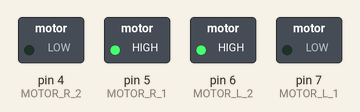
Simulated run of this sketch. Board: Arduino Uno, built with avr-gcc and run on an emulated ATmega328P. Shown: switched loads named in the sketch (green lamp = pin HIGH). What the sketch prints to the serial monitor is not drawn.

Above: at 0.1 s.
Timing chart, 0 to 1.6 s (numbered marks = the images above):
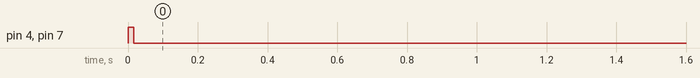

The sketch:

testLazer.ino
```cpp
#include <SoftwareSerial.h>

#define MOTOR_L_1 7
#define MOTOR_L_2 6
#define MOTOR_R_1 5
#define MOTOR_R_2 4

SoftwareSerial BTserial(10, 11); // RX | TX

const long baudRate = 9600;
char c=' ';
boolean NL = true;


uint16_t maxspeed = 255;
String message = "";


void setup()
{

  pinMode(MOTOR_L_1, OUTPUT);
  pinMode(MOTOR_L_2, OUTPUT);
  pinMode(MOTOR_R_1, OUTPUT);
  pinMode(MOTOR_R_2, OUTPUT);

  digitalWrite(MOTOR_L_1, HIGH);
  digitalWrite(MOTOR_L_2, HIGH);
  digitalWrite(MOTOR_R_1, HIGH);
  digitalWrite(MOTOR_R_2, HIGH);

    Serial.begin(9600);
    Serial.print("Sketch:   ");   Serial.println(__FILE__);
    Serial.print("Uploaded: ");   Serial.println(__DATE__);
    Serial.println(" ");

    BTserial.begin(baudRate);
    Serial.print("BTserial started at "); Serial.println(baudRate);
    Serial.println(" ");
}

void loop()
{
set_motor(255,255);


}
void set_motor(int speedB, int speedA) {
  // speedA = -speedA;
  if (speedA > 0){
    speedA = constrain(speedA, 0, maxspeed);
    digitalWrite(MOTOR_R_2, LOW);
    analogWrite(MOTOR_R_1, speedA);
  } else{
    speedA = constrain(speedA, -maxspeed, 0);
    digitalWrite(MOTOR_R_2, HIGH);
    analogWrite(MOTOR_R_1,255 + speedA);
  }
  // speedB = -speedB;
  if (speedB > 0){
    speedB = constrain(speedB, 0, maxspeed);
    digitalWrite(MOTOR_L_1, LOW);
    analogWrite(MOTOR_L_2, speedB);
  } else{
    speedB = constrain(speedB, -maxspeed, -0);
    digitalWrite(MOTOR_L_1, HIGH);
    analogWrite(MOTOR_L_2, 255 + speedB);
  }
}
```

Measured:
- by itself, pin 4 (MOTOR_R_2), pin 7 (MOTOR_L_1): HIGH → LOW at 0.02 s
